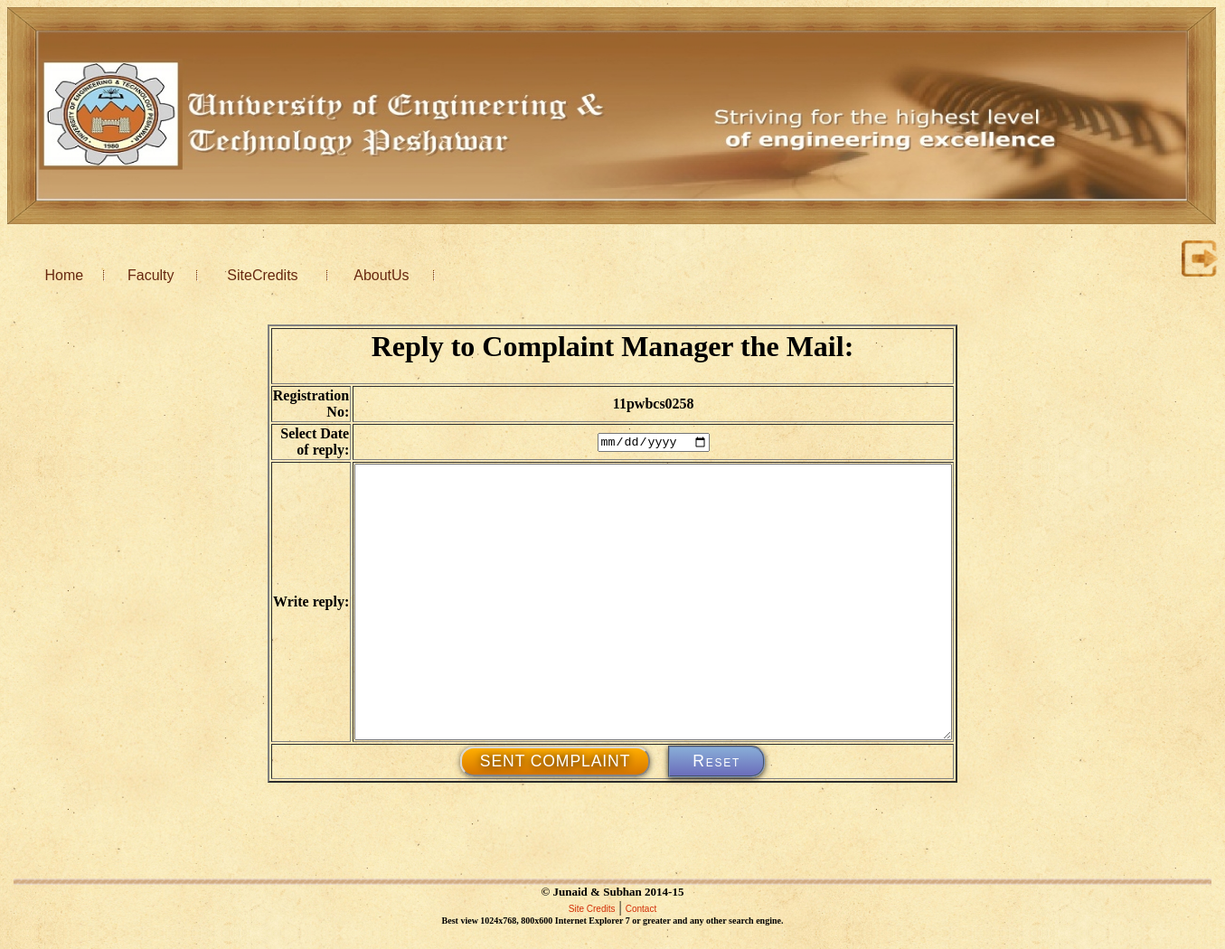
The app's page /reply_back_compmanger.php?reply_back_compmang=10 with its own data.
### tables this page shows
CREATE TABLE IF NOT EXISTS `home_page` (
  `id` int(10) NOT NULL AUTO_INCREMENT,
  `title` varchar(20) NOT NULL,
  `title_page` varchar(30) NOT NULL,
  PRIMARY KEY (`id`)
);

CREATE TABLE IF NOT EXISTS `hod_forwardreply_by_compmang` (
  `id` int(100) NOT NULL AUTO_INCREMENT,
  `std_id` int(100) NOT NULL,
  `reg_no` varchar(100) NOT NULL,
  `date` date NOT NULL,
  `reply` varchar(3000) NOT NULL,
  PRIMARY KEY (`id`)
);

CREATE TABLE IF NOT EXISTS `copyright` (
  `id` int(11) NOT NULL AUTO_INCREMENT,
  `copyright_title` varchar(250) NOT NULL,
  PRIMARY KEY (`id`)
);

### reply_back_compmanger.php (the view, shortened to what this page needs)
<?php
$id=$_GET['reply_back_compmang'];
$obj= new database();
 $db=$obj-> connection();
$query="select * from  hod_forwardreply_by_compmang Where id='$id'";
$result=$db->query($query);
$result=$result->fetch();
	?>
<html>
<head>
<link rel="stylesheet" type="text/css" href="css/style.css" />
<link rel="stylesheet" type="text/css" href="css/styletablereply.css" />
</head>
 <img src="images/banner111.jpg" style="width:1337px;height:240px">
 <br><br>
  <a href='logout.php' title="LOG OUT"><IMG SRC='images/logout-xxl.png' height=40px width=40px ALIGN=RIGHT></a>
<?php include('header.php'); ?>
</center><center>
    <td width="75%" valign="top"><br>
<center>
<form action="reply_back_compmanger_post.php" method="post">
<table width="700" align="center" border="2">
<tr>
<td colspan="6"><h1><center>Reply to Complaint Manager the Mail:</center><h1></td>
</tr>
<tr>
<td align="right"><strong>Registration No:</strong></td>
<td><input type="hidden" name="regno"  value="<?php echo $result['reg_no'];?>" size="60"><center><strong><?php echo $result['reg_no'];?></strong></center> </td>
</tr>
<tr>
<td align="right"><strong>Select Date of reply:</strong></td>
<td><center><input type="date" name="date" size="60"></center></td>
</tr>
<tr>
<td align="right"><strong>Write reply:</strong></td>
<td><textarea name="writecomplaint" value="" rows="20" cols="80"><?php echo $result['write_compaint'];?></textarea></td>
</tr>
<tr>
<td colspan="6" align="center"><input id="shiny" type="submit" name="submit" value="Sent Complaint"/>&nbsp;&nbsp;&nbsp;&nbsp;&nbsp;<input id="resetbutton" type="reset"></td>
</tr>
</center>
    </td>
</center>
<br><br><br><br><br>
<center>
<?php include('footersection.php');?>
<br></center>
</body>
</html>

### header.php (shortened to what this page needs)
<?php
$sql = 'SELECT * FROM home_page';
$query=mysql_query($sql);
?>
<nav>
	<p id="nav">
	<table width="35%" cellpadding="0" cellspacing="0" border="0">
											<tr>
<?php
while($row = mysql_fetch_assoc($query))
  {
										echo"<td align='center'><a href=$row[title_page] >$row[title]</a></td>";
										echo "<td><img src='images/TopMenuDivider.jpg'></td>";
}
									?>
											</tr>
										</table>
	</p>
</nav>

### footersection.php (shortened to what this page needs)
<center><img src="images/FooterBar.jpg" width="99%" height="7"></center>
<center>
<font size="2"><b>
<?php
$sql = 'SELECT * FROM copyright';
$query=mysql_query($sql);
?>
<?php
while($row = mysql_fetch_assoc($query))
  {
										echo		"  $row[copyright_title] ";
}
	?>
										</b></font>
</center>
<center>
<td class="freetext"  " align="center">
							<a href="site.php" class="red">Site Credits</a> | <a href="us.php" class="red">Contact</a><br>
						<font size="1"><b>	Best view 1024x768, 800x600 Internet Explorer 7 or greater and any other search engine.</b></font>
					  </td>
</center>

### css/style.css (style rules this page uses)
nav { margin: 20px; background: ece2a7; height: 35px; }
#nav { padding-top: 10px; font-family: arial, san-serif; font-size: 14px; font-weight: bold; word-spacing: 20px; }
#nav a { text-decoration: none; color: 67280F; padding: 6px; }
a.red:link { font-family: Verdana, Geneva, Arial, Helvetica, sans-serif; font-size: 10px; text-decoration: none; color: #D12D05; }

### css/styletablereply.css (style rules this page uses)
input#shiny { padding: 4px 20px; background:#ffae00; background: -webkit-linear-gradient(top, #ffae00, #d67600); background: -moz-linear-gradient(top, #ffae00, #d67600); background: -o-linear-gradient(top, #ffae00, #d67600); background: linear-gradient(top, #ffae00, #d67600); border:2px outset #dad9d8; font-family:Andika, Arial, sans-serif; font-size:1.1em; letter-spacing:0.05em; text-transform:uppercase; color:#fff; text-shadow: 0px 1px 10px #000; -webkit-border-radius: 15px; -moz-border-radius: 15px; border-radius: 15px; -webkit-box-shadow: rgba(0, 0, 0, .55) 0 1px 6px; -moz-box-shadow: rgba(0, 0, 0, .55) 0 1px 6px; box-shadow: rgba(0, 0, 0, .55) 0 1px 6px; }
input#resetbutton { border:2px groove #7c93ba; cursor:pointer; padding: 5px 25px; background-color:#6b6dbb; background: -webkit-gradient(linear, left top, left bottom, from(#88add7), to(#6b6dbb)); background: -webkit-linear-gradient(top, #88add7, #6b6dbb); background: -moz-linear-gradient(top, #88add7, #6b6dbb); background: -o-linear-gradient(top, #88add7, #6b6dbb); background: linear-gradient(top, #88add7, #6b6dbb); font-family:Andika, Arial, sans-serif; color:#fff; font-size:1.1em; letter-spacing:.1em; font-variant:small-caps; -webkit-border-radius: 0 15px 15px 0; -moz-border-radius: 0 15px 15px 0; border-radius: 0 15px 15px 0; -webkit-box-shadow: rgba(0, 0, 0, .75) 0 2px 6px; -moz-box-shadow: rgba(0, 0, 0, .75) 0 2px 6px; box-shadow: rgba(0, 0, 0, .75) 0 2px 6px; }

### records on screen
home_page: title "Home"
home_page: title "Faculty"
home_page: title "SiteCredits"
home_page: title "AboutUs"
hod_forwardreply_by_compmang: reg_no "11pwbcs0258"
copyright: copyright_title "© Junaid & Subhan 2014-15"
